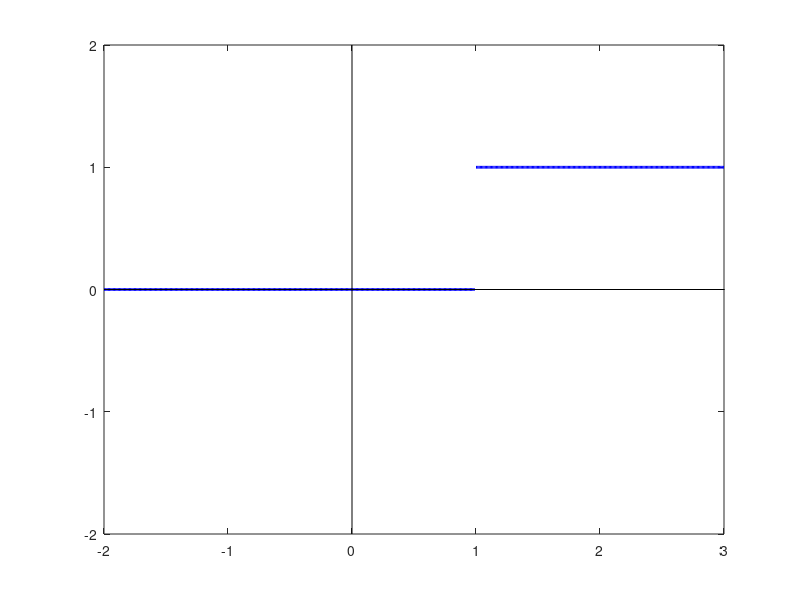

Reproduce this figure in MATLAB.
x_vec = linspace(-2,3,501);
plot(x_vec(1:300), zeros(1,300),'b','LineWidth',2);
hold on
plot(x_vec(301:end), 0*x_vec(301:end)+1, 'b','LineWidth',2);
plot([-2,4],[0,0],'k');
plot([0,0],[-2, 2],'k');
hold off;
xlim([-2,3]);
ylim([-2 2]);
print(gcf,'prop_3','-r400','-dpng');